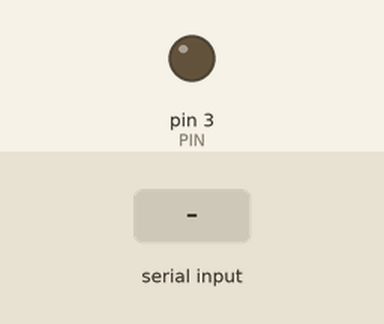
Simulated run of this sketch. Board: Arduino Uno, built with avr-gcc and run on an emulated ATmega328P. On the bench: output pins drawn as LEDs (lit = HIGH). Inputs (shaded band) come from the test bench.

Above: at 1.2 s.
1.3 s: byte 30 received over Serial
At 2.5 s:
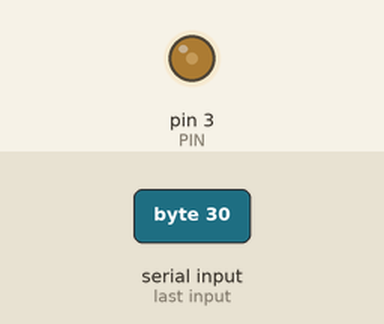
2.8 s: byte 90 received over Serial
At 3.7 s:
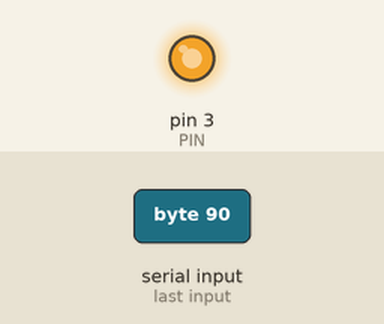
4.3 s: byte 120 received over Serial
At 4.8 s:
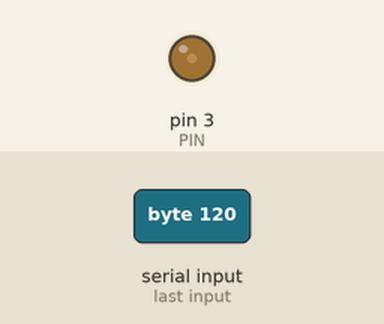
Timing chart, 0 to 7.3 s (numbered marks = the images above; inputs shaded):
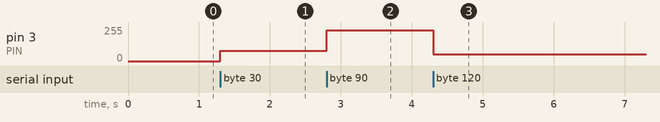

Measured:
- after the input at 1.3 s, pin 3 (PIN): 0/255 → 76/255 at once
- after the input at 2.8 s, pin 3 (PIN): 76/255 → 229/255 at once
- after the input at 4.3 s, pin 3 (PIN): 229/255 → 50/255 at once

The sketch:

motorControlMindCode.ino
```cpp
#define PIN 3
int val;


void setup() {
  // put your setup code here, to run once:
   Serial.begin(9600); // Start serial communication at 9600 bps

}

void loop() {
  unsigned int value;
  // Read Serial
  if (Serial.available())
   { // If data is available to read,
     val = Serial.read(); // read it and store it in val
   }

    value = map(val, 0, 100, 0, 255);

    analogWrite(3, value);


}
```
